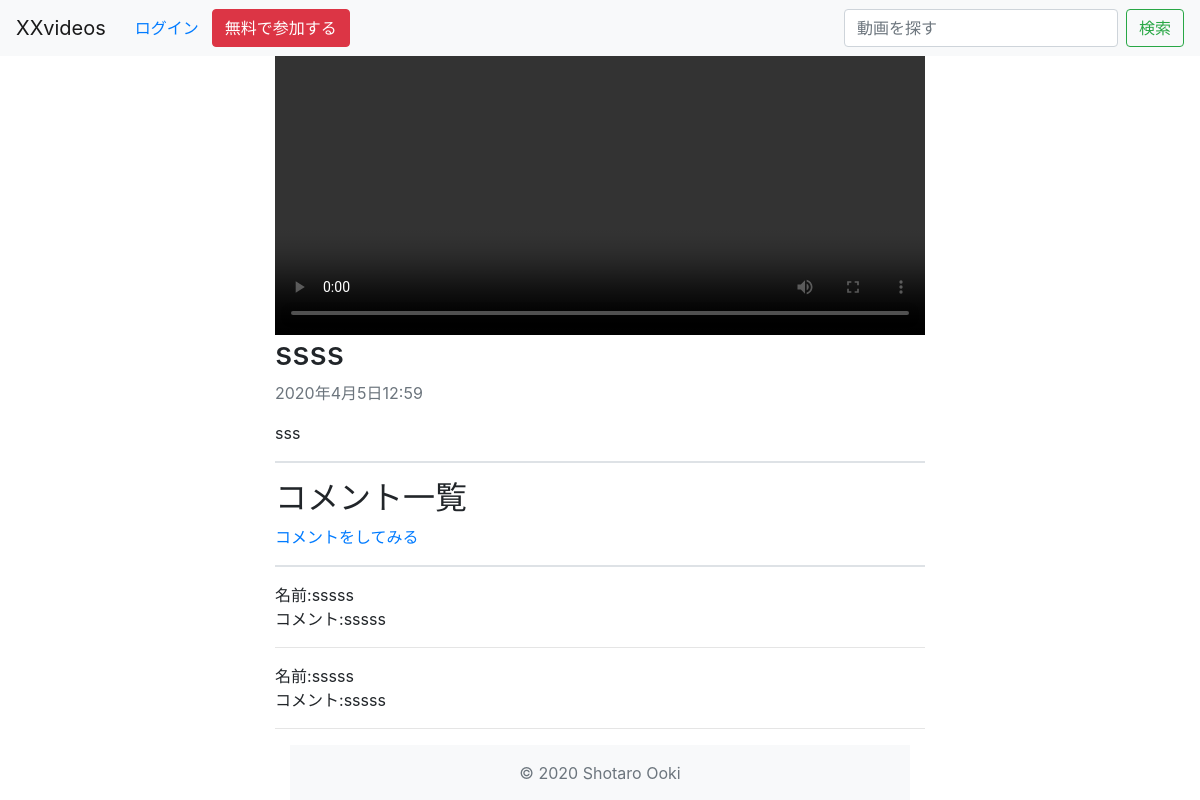
/detail/1, run on the app's committed database.
### movie_site/models.py (models this page shows, shortened)
class Movie(models.Model):
    title = models.CharField('動画のタイトル', max_length=255)
    setsumei = models.CharField('動画の説明 ※空白可', max_length=500, blank=True)
    samune = models.ImageField(
        'サムネイル ※空白可', upload_to='samune/', null=True, blank=True)
    upload = models.FileField('動画ファイル', upload_to="uploads/%Y/%m/%d/")
    created_at = models.DateTimeField('作成日', auto_now_add=True)
    updated_at = models.DateTimeField('更新日', auto_now=True)

class MovieComment(models.Model):
    name = models.CharField('お名前', max_length=80)
    text = models.CharField('コメント', max_length=500)
    target = models.ForeignKey(Movie, on_delete=models.CASCADE)

### movie_site/views.py (the view)
# urls.py: path('detail/<int:pk>', MovieDetailView.as_view(), name='movie_detail'),
class MovieDetailView(DetailView):
    template_name = "movie_site/movie_detail.html"
    model = Movie

### movie_site/templates/movie_site/movie_detail.html (shortened to what this page needs)
{% extends "base.html" %}
{% load static  %}
{% block content %}
<div class="container" 　style="margin-top:1rem;">
    <div class=" embed-responsive embed-responsive-21by9 ">
        <video controls class="embed-responsive-item " src="{{movie.upload.url}} "></video>
    </div>
    <h2>
        {{movie.title}}
    </h2>
    <p class="text-muted">
        {{movie.created_at}}
    </p>
    <p>
        {{movie.setsumei}}
    </p>
    <hr class="border ">
    <h2>コメント一覧</h2>
    <a href="{% url 'movie_site:movie_comment' movie.pk %} ">コメントをしてみる</a>
    <hr class="border">
    {% for comment in movie.moviecomment_set.all %}
        名前:{{ comment.name }}<br>
        コメント:{{ comment.text }}<br>
        <hr>
    {% endfor %}
    <div class="container text-center">
        {% include 'footer.html' %}
    </div>
</div>
{% endblock %}

### static/css/main.css (style rules this page uses)
.container { width: auto; max-width: 680px; padding: 0 15px; }

### data on the page
Movie: title "ssss", created_at "2020年4月5日12:59", setsumei "sss"
MovieComment: name "sssss", text "sssss"
MovieComment: name "sssss", text "sssss"
